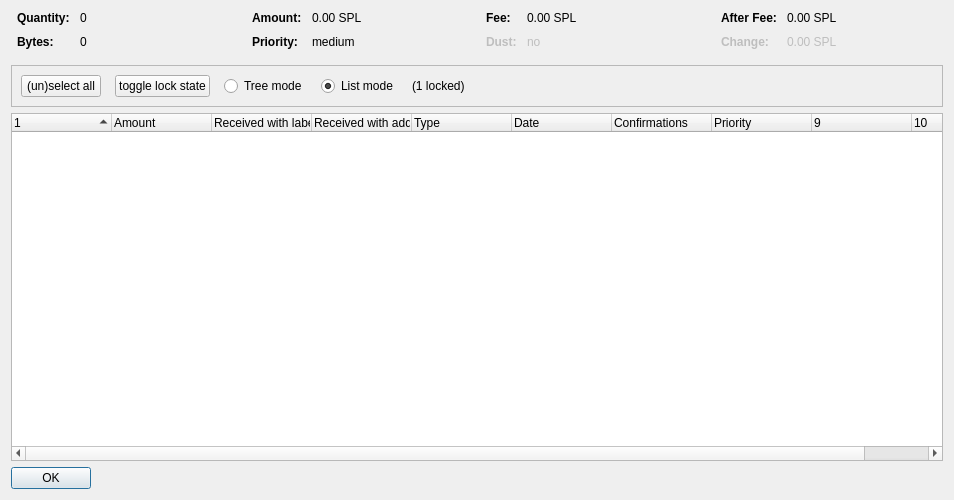
<?xml version="1.0" encoding="UTF-8"?>
<ui version="4.0">
 <class>CoinControlDialog</class>
 <widget class="QDialog" name="CoinControlDialog">
  <property name="geometry">
   <rect>
    <x>0</x>
    <y>0</y>
    <width>954</width>
    <height>500</height>
   </rect>
  </property>
  <property name="windowTitle">
   <string>Coin Selection</string>
  </property>
  <layout class="QVBoxLayout" name="verticalLayout">
   <item>
    <layout class="QHBoxLayout" name="horizontalLayoutTop" stretch="0,0,0,0">
     <property name="topMargin">
      <number>0</number>
     </property>
     <property name="bottomMargin">
      <number>10</number>
     </property>
     <item>
      <layout class="QFormLayout" name="formLayoutCoinControl1">
       <property name="horizontalSpacing">
        <number>10</number>
       </property>
       <property name="verticalSpacing">
        <number>10</number>
       </property>
       <property name="leftMargin">
        <number>6</number>
       </property>
       <property name="rightMargin">
        <number>6</number>
       </property>
       <item row="0" column="0">
        <widget class="QLabel" name="labelCoinControlQuantityText">
         <property name="font">
          <font>
           <weight>75</weight>
           <bold>true</bold>
          </font>
         </property>
         <property name="text">
          <string>Quantity:</string>
         </property>
        </widget>
       </item>
       <item row="0" column="1">
        <widget class="QLabel" name="labelCoinControlQuantity">
         <property name="cursor">
          <cursorShape>IBeamCursor</cursorShape>
         </property>
         <property name="contextMenuPolicy">
          <enum>Qt::ActionsContextMenu</enum>
         </property>
         <property name="text">
          <string notr="true">0</string>
         </property>
         <property name="textInteractionFlags">
          <set>Qt::LinksAccessibleByMouse|Qt::TextSelectableByKeyboard|Qt::TextSelectableByMouse</set>
         </property>
        </widget>
       </item>
       <item row="1" column="0">
        <widget class="QLabel" name="labelCoinControlBytesText">
         <property name="font">
          <font>
           <weight>75</weight>
           <bold>true</bold>
          </font>
         </property>
         <property name="text">
          <string>Bytes:</string>
         </property>
        </widget>
       </item>
       <item row="1" column="1">
        <widget class="QLabel" name="labelCoinControlBytes">
         <property name="cursor">
          <cursorShape>IBeamCursor</cursorShape>
         </property>
         <property name="contextMenuPolicy">
          <enum>Qt::ActionsContextMenu</enum>
         </property>
         <property name="text">
          <string notr="true">0</string>
         </property>
         <property name="textInteractionFlags">
          <set>Qt::LinksAccessibleByMouse|Qt::TextSelectableByKeyboard|Qt::TextSelectableByMouse</set>
         </property>
        </widget>
       </item>
      </layout>
     </item>
     <item>
      <layout class="QFormLayout" name="formLayoutCoinControl2">
       <property name="horizontalSpacing">
        <number>10</number>
       </property>
       <property name="verticalSpacing">
        <number>10</number>
       </property>
       <property name="leftMargin">
        <number>6</number>
       </property>
       <property name="rightMargin">
        <number>6</number>
       </property>
       <item row="0" column="0">
        <widget class="QLabel" name="labelCoinControlAmountText">
         <property name="font">
          <font>
           <weight>75</weight>
           <bold>true</bold>
          </font>
         </property>
         <property name="text">
          <string>Amount:</string>
         </property>
        </widget>
       </item>
       <item row="0" column="1">
        <widget class="QLabel" name="labelCoinControlAmount">
         <property name="cursor">
          <cursorShape>IBeamCursor</cursorShape>
         </property>
         <property name="contextMenuPolicy">
          <enum>Qt::ActionsContextMenu</enum>
         </property>
         <property name="text">
          <string notr="true">0.00 SPL</string>
         </property>
         <property name="textInteractionFlags">
          <set>Qt::LinksAccessibleByMouse|Qt::TextSelectableByKeyboard|Qt::TextSelectableByMouse</set>
         </property>
        </widget>
       </item>
       <item row="1" column="0">
        <widget class="QLabel" name="labelCoinControlPriorityText">
         <property name="font">
          <font>
           <weight>75</weight>
           <bold>true</bold>
          </font>
         </property>
         <property name="text">
          <string>Priority:</string>
         </property>
        </widget>
       </item>
       <item row="1" column="1">
        <widget class="QLabel" name="labelCoinControlPriority">
         <property name="cursor">
          <cursorShape>IBeamCursor</cursorShape>
         </property>
         <property name="contextMenuPolicy">
          <enum>Qt::ActionsContextMenu</enum>
         </property>
         <property name="text">
          <string>medium</string>
         </property>
         <property name="textInteractionFlags">
          <set>Qt::LinksAccessibleByMouse|Qt::TextSelectableByKeyboard|Qt::TextSelectableByMouse</set>
         </property>
        </widget>
       </item>
      </layout>
     </item>
     <item>
      <layout class="QFormLayout" name="formLayoutCoinControl3">
       <property name="horizontalSpacing">
        <number>10</number>
       </property>
       <property name="verticalSpacing">
        <number>10</number>
       </property>
       <property name="leftMargin">
        <number>6</number>
       </property>
       <property name="rightMargin">
        <number>6</number>
       </property>
       <item row="0" column="0">
        <widget class="QLabel" name="labelCoinControlFeeText">
         <property name="font">
          <font>
           <weight>75</weight>
           <bold>true</bold>
          </font>
         </property>
         <property name="text">
          <string>Fee:</string>
         </property>
        </widget>
       </item>
       <item row="0" column="1">
        <widget class="QLabel" name="labelCoinControlFee">
         <property name="cursor">
          <cursorShape>IBeamCursor</cursorShape>
         </property>
         <property name="contextMenuPolicy">
          <enum>Qt::ActionsContextMenu</enum>
         </property>
         <property name="text">
          <string notr="true">0.00 SPL</string>
         </property>
         <property name="textInteractionFlags">
          <set>Qt::LinksAccessibleByMouse|Qt::TextSelectableByKeyboard|Qt::TextSelectableByMouse</set>
         </property>
        </widget>
       </item>
       <item row="1" column="0">
        <widget class="QLabel" name="labelCoinControlLowOutputText">
         <property name="enabled">
          <bool>false</bool>
         </property>
         <property name="font">
          <font>
           <weight>75</weight>
           <bold>true</bold>
          </font>
         </property>
         <property name="text">
          <string>Dust:</string>
         </property>
        </widget>
       </item>
       <item row="1" column="1">
        <widget class="QLabel" name="labelCoinControlLowOutput">
         <property name="enabled">
          <bool>false</bool>
         </property>
         <property name="cursor">
          <cursorShape>IBeamCursor</cursorShape>
         </property>
         <property name="contextMenuPolicy">
          <enum>Qt::ActionsContextMenu</enum>
         </property>
         <property name="text">
          <string>no</string>
         </property>
         <property name="textInteractionFlags">
          <set>Qt::LinksAccessibleByMouse|Qt::TextSelectableByKeyboard|Qt::TextSelectableByMouse</set>
         </property>
        </widget>
       </item>
      </layout>
     </item>
     <item>
      <layout class="QFormLayout" name="formLayoutCoinControl4">
       <property name="horizontalSpacing">
        <number>10</number>
       </property>
       <property name="verticalSpacing">
        <number>10</number>
       </property>
       <property name="leftMargin">
        <number>6</number>
       </property>
       <property name="rightMargin">
        <number>6</number>
       </property>
       <item row="0" column="0">
        <widget class="QLabel" name="labelCoinControlAfterFeeText">
         <property name="font">
          <font>
           <weight>75</weight>
           <bold>true</bold>
          </font>
         </property>
         <property name="text">
          <string>After Fee:</string>
         </property>
        </widget>
       </item>
       <item row="0" column="1">
        <widget class="QLabel" name="labelCoinControlAfterFee">
         <property name="cursor">
          <cursorShape>IBeamCursor</cursorShape>
         </property>
         <property name="contextMenuPolicy">
          <enum>Qt::ActionsContextMenu</enum>
         </property>
         <property name="text">
          <string notr="true">0.00 SPL</string>
         </property>
         <property name="textInteractionFlags">
          <set>Qt::LinksAccessibleByMouse|Qt::TextSelectableByKeyboard|Qt::TextSelectableByMouse</set>
         </property>
        </widget>
       </item>
       <item row="1" column="0">
        <widget class="QLabel" name="labelCoinControlChangeText">
         <property name="enabled">
          <bool>false</bool>
         </property>
         <property name="font">
          <font>
           <weight>75</weight>
           <bold>true</bold>
          </font>
         </property>
         <property name="text">
          <string>Change:</string>
         </property>
        </widget>
       </item>
       <item row="1" column="1">
        <widget class="QLabel" name="labelCoinControlChange">
         <property name="enabled">
          <bool>false</bool>
         </property>
         <property name="cursor">
          <cursorShape>IBeamCursor</cursorShape>
         </property>
         <property name="contextMenuPolicy">
          <enum>Qt::ActionsContextMenu</enum>
         </property>
         <property name="text">
          <string notr="true">0.00 SPL</string>
         </property>
         <property name="textInteractionFlags">
          <set>Qt::LinksAccessibleByMouse|Qt::TextSelectableByKeyboard|Qt::TextSelectableByMouse</set>
         </property>
        </widget>
       </item>
      </layout>
     </item>
    </layout>
   </item>
   <item>
    <widget class="QFrame" name="frame">
     <property name="minimumSize">
      <size>
       <width>0</width>
       <height>40</height>
      </size>
     </property>
     <property name="frameShape">
      <enum>QFrame::StyledPanel</enum>
     </property>
     <property name="frameShadow">
      <enum>QFrame::Sunken</enum>
     </property>
     <layout class="QHBoxLayout" name="horizontalLayout">
      <item>
       <layout class="QHBoxLayout" name="horizontalLayoutPanel" stretch="0,0,0,0,0,0">
        <property name="spacing">
         <number>14</number>
        </property>
        <item>
         <widget class="QPushButton" name="pushButtonSelectAll">
          <property name="sizePolicy">
           <sizepolicy hsizetype="Maximum" vsizetype="Fixed">
            <horstretch>0</horstretch>
            <verstretch>0</verstretch>
           </sizepolicy>
          </property>
          <property name="text">
           <string>(un)select all</string>
          </property>
          <property name="autoDefault">
           <bool>false</bool>
          </property>
         </widget>
        </item>
        <item>
         <widget class="QPushButton" name="pushButtonToggleLock">
          <property name="sizePolicy">
           <sizepolicy hsizetype="Maximum" vsizetype="Fixed">
            <horstretch>0</horstretch>
            <verstretch>0</verstretch>
           </sizepolicy>
          </property>
          <property name="text">
           <string>toggle lock state</string>
          </property>
          <property name="autoDefault">
           <bool>false</bool>
          </property>
         </widget>
        </item>
        <item>
         <widget class="QRadioButton" name="radioTreeMode">
          <property name="sizePolicy">
           <sizepolicy hsizetype="Maximum" vsizetype="Fixed">
            <horstretch>0</horstretch>
            <verstretch>0</verstretch>
           </sizepolicy>
          </property>
          <property name="text">
           <string>Tree mode</string>
          </property>
         </widget>
        </item>
        <item>
         <widget class="QRadioButton" name="radioListMode">
          <property name="sizePolicy">
           <sizepolicy hsizetype="Maximum" vsizetype="Fixed">
            <horstretch>0</horstretch>
            <verstretch>0</verstretch>
           </sizepolicy>
          </property>
          <property name="text">
           <string>List mode</string>
          </property>
          <property name="checked">
           <bool>true</bool>
          </property>
         </widget>
        </item>
        <item>
         <widget class="QLabel" name="labelLocked">
          <property name="text">
           <string>(1 locked)</string>
          </property>
         </widget>
        </item>
        <item>
         <spacer name="horizontalSpacer">
          <property name="orientation">
           <enum>Qt::Horizontal</enum>
          </property>
          <property name="sizeHint" stdset="0">
           <size>
            <width>40</width>
            <height>20</height>
           </size>
          </property>
         </spacer>
        </item>
       </layout>
      </item>
     </layout>
    </widget>
   </item>
   <item>
    <widget class="CoinControlTreeWidget" name="treeWidget">
     <property name="contextMenuPolicy">
      <enum>Qt::CustomContextMenu</enum>
     </property>
     <property name="sortingEnabled">
      <bool>false</bool>
     </property>
     <property name="columnCount">
      <number>10</number>
     </property>
     <attribute name="headerShowSortIndicator" stdset="0">
      <bool>true</bool>
     </attribute>
     <attribute name="headerStretchLastSection">
      <bool>false</bool>
     </attribute>
     <column>
      <property name="text">
       <string/>
      </property>
     </column>
     <column>
      <property name="text">
       <string>Amount</string>
      </property>
     </column>
     <column>
      <property name="text">
       <string>Received with label</string>
      </property>
     </column>
     <column>
      <property name="text">
       <string>Received with address</string>
      </property>
     </column>
     <column>
      <property name="text">
       <string>Type</string>
      </property>
     </column>
     <column>
      <property name="text">
       <string>Date</string>
      </property>
     </column>
     <column>
      <property name="text">
       <string>Confirmations</string>
      </property>
      <property name="toolTip">
       <string>Confirmed</string>
      </property>
     </column>
     <column>
      <property name="text">
       <string>Priority</string>
      </property>
     </column>
     <column>
      <property name="text">
       <string/>
      </property>
     </column>
     <column>
      <property name="text">
       <string/>
      </property>
     </column>
    </widget>
   </item>
   <item>
    <widget class="QDialogButtonBox" name="buttonBox">
     <property name="sizePolicy">
      <sizepolicy hsizetype="Maximum" vsizetype="Fixed">
       <horstretch>0</horstretch>
       <verstretch>0</verstretch>
      </sizepolicy>
     </property>
     <property name="orientation">
      <enum>Qt::Horizontal</enum>
     </property>
     <property name="standardButtons">
      <set>QDialogButtonBox::Ok</set>
     </property>
    </widget>
   </item>
  </layout>
 </widget>
 <customwidgets>
  <customwidget>
   <class>CoinControlTreeWidget</class>
   <extends>QTreeWidget</extends>
   <header>coincontroltreewidget.h</header>
  </customwidget>
 </customwidgets>
 <resources/>
 <connections/>
</ui>
